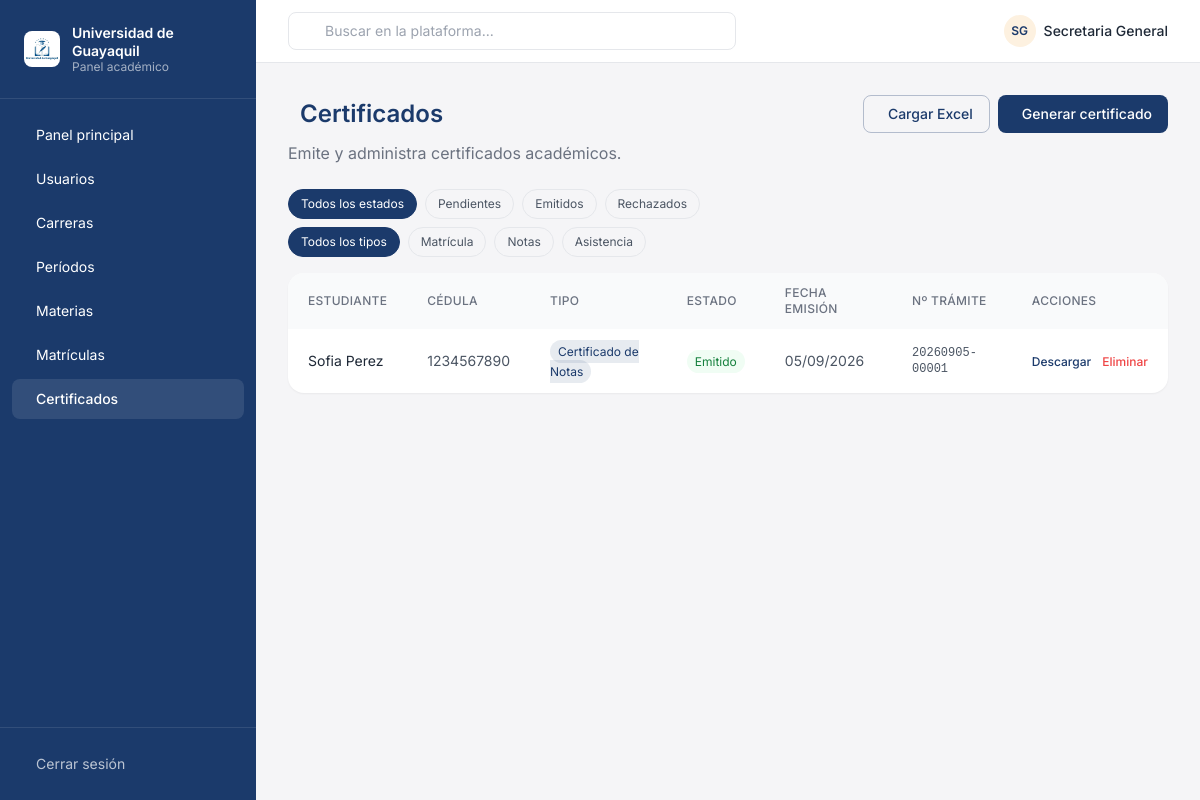
/secretaria/certificados/ (signed in), run on the app's committed database.
### plataforma/models.py (models this page shows, shortened)
class Certificado(models.Model):
    TIPOS = [
        ('matricula', 'Certificado de Matrícula'),
        ('notas', 'Certificado de Notas'),
        ('asistencia', 'Certificado de Asistencia'),
    ]
    ESTADOS = [
        ('Pendiente', 'Pendiente'),
        ('Emitido', 'Emitido'),
        ('Rechazado', 'Rechazado'),
    ]
    estudiante = models.ForeignKey(User, on_delete=models.CASCADE, related_name='certificados')
    carrera = models.ForeignKey(Carrera, on_delete=models.CASCADE)
    tipo = models.CharField(max_length=50, choices=TIPOS)
    estado = models.CharField(max_length=20, choices=ESTADOS, default='Emitido')
    fecha_emision = models.DateField(null=True, blank=True)
    codigo_verificacion = models.CharField(max_length=20, unique=True)
    qr_code = cloudinary.models.CloudinaryField('qr_codes', null=True, blank=True)
    class Meta:
        verbose_name_plural = "Certificados"

class PerfilEstudiante(models.Model):
    user = models.OneToOneField(User, on_delete=models.CASCADE, related_name='perfil_estudiante')
    carrera = models.ForeignKey(Carrera, on_delete=models.CASCADE)
    cedula = models.CharField(max_length=20, unique=True)
    numero_matricula = models.CharField(max_length=20, unique=True)
    fecha_ingreso = models.DateField(auto_now_add=True)
    activo = models.BooleanField(default=True)
    class Meta:
        verbose_name_plural = "Perfiles de Estudiante"

### plataforma/views.py (the view)
        def wrapper(request, *args, **kwargs):
            if not request.user.is_authenticated:
                return redirect('login')
            try:
                perfil = PerfilUsuario.objects.get(user=request.user)
                if perfil.rol not in roles_permitidos:
                    messages.error(request, "❌ No tienes permisos para acceder a esta sección")
                    return redirect('index')
            except PerfilUsuario.DoesNotExist:
                messages.error(request, "❌ Tu perfil no está configurado")
                return redirect('index')
            return view_func(request, *args, **kwargs)

### plataforma/views.py (called while the page is built, shortened)
def rol_requerido(*roles_permitidos):
    def decorator(view_func):
        def wrapper(request, *args, **kwargs):
            if not request.user.is_authenticated:
                return redirect('login')
            try:
                perfil = PerfilUsuario.objects.get(user=request.user)
                if perfil.rol not in roles_permitidos:
                    messages.error(request, "❌ No tienes permisos para acceder a esta sección")
                    return redirect('index')
            except PerfilUsuario.DoesNotExist:
                messages.error(request, "❌ Tu perfil no está configurado")
                return redirect('index')
            return view_func(request, *args, **kwargs)
        return wrapper
    return decorator

@login_required(login_url='login')
@rol_requerido('admin')
def secretaria_certificados(request):
    tipo_filtro = request.GET.get('tipo', '')
    estado_filtro = request.GET.get('estado', '')
    certificados = Certificado.objects.select_related('estudiante').all()
    if tipo_filtro:
        certificados = certificados.filter(tipo=tipo_filtro)
    if estado_filtro:
        certificados = certificados.filter(estado=estado_filtro)
    estudiantes = PerfilEstudiante.objects.select_related('user').filter(activo=True)
    return render(request, 'plataforma/secretaria_certificados.html', {
        'certificados': certificados,
        'estudiantes': estudiantes,
        'tipo_filtro': tipo_filtro,
        'estado_filtro': estado_filtro,
        'total_pendientes': Certificado.objects.filter(estado='Pendiente').count(),
    })

### plataforma/templates/plataforma/secretaria_certificados.html (shortened to what this page needs)
{% extends "plataforma/base.html" %}
{% load static %}
{% block sidebar_links %}
<a href="{% url 'panel_secretaria' %}" class="flex items-center gap-3 px-3 py-2.5 rounded-lg hover:bg-white/10 transition-colors">
   Panel principal
</a>
<a href="{% url 'secretaria_usuarios' %}" class="flex items-center gap-3 px-3 py-2.5 rounded-lg hover:bg-white/10 transition-colors">
   Usuarios
</a>
<a href="{% url 'secretaria_carreras' %}" class="flex items-center gap-3 px-3 py-2.5 rounded-lg hover:bg-white/10 transition-colors">
   Carreras
</a>
<a href="{% url 'secretaria_periodos' %}" class="flex items-center gap-3 px-3 py-2.5 rounded-lg hover:bg-white/10 transition-colors">
   Períodos
</a>
<a href="{% url 'secretaria_materias' %}" class="flex items-center gap-3 px-3 py-2.5 rounded-lg hover:bg-white/10 transition-colors">
   Materias
</a>
<a href="{% url 'secretaria_matriculas' %}" class="flex items-center gap-3 px-3 py-2.5 rounded-lg hover:bg-white/10 transition-colors">
   Matrículas
</a>
<a href="{% url 'secretaria_certificados' %}" class="flex items-center gap-3 px-3 py-2.5 rounded-lg bg-white/10 font-medium">
   Certificados
</a>
{% endblock %}
{% block content %}
<div class="max-w-6xl mx-auto">
    <div class="flex items-center justify-between mb-2">
        <div class="flex items-center gap-3">
            <h1 class="text-2xl font-semibold text-navy">Certificados</h1>
        </div>
        <div class="flex gap-2">
            <button onclick="document.getElementById('modal-carga-masiva').classList.remove('hidden')"
                    class="flex items-center gap-2 border border-navy/30 text-navy text-sm font-medium px-4 py-2 rounded-lg hover:bg-navy/5 transition">
                 Cargar Excel
            </button>
            <button onclick="document.getElementById('modal-nuevo-certificado').classList.remove('hidden')"
                    class="flex items-center gap-2 bg-navy hover:bg-navy/90 text-white text-sm font-medium px-4 py-2 rounded-lg transition">
                 Generar certificado
            </button>
        </div>
    </div>
    <p class="text-gray-500 mb-6">Emite y administra certificados académicos.</p>
    <div class="flex gap-2 mb-2 text-xs">
        <a href="?estado=&tipo={{ tipo_filtro }}" class="px-3 py-1.5 rounded-full border {% if not estado_filtro %}bg-navy text-white border-navy{% else %}border-gray-200 text-gray-600{% endif %}">Todos los estados</a>
        <a href="?estado=Pendiente&tipo={{ tipo_filtro }}" class="px-3 py-1.5 rounded-full border {% if estado_filtro == 'Pendiente' %}bg-amber-500 text-white border-amber-500{% else %}border-gray-200 text-gray-600{% endif %}">Pendientes</a>
        <a href="?estado=Emitido&tipo={{ tipo_filtro }}" class="px-3 py-1.5 rounded-full border {% if estado_filtro == 'Emitido' %}bg-green-600 text-white border-green-600{% else %}border-gray-200 text-gray-600{% endif %}">Emitidos</a>
        <a href="?estado=Rechazado&tipo={{ tipo_filtro }}" class="px-3 py-1.5 rounded-full border {% if estado_filtro == 'Rechazado' %}bg-red-600 text-white border-red-600{% else %}border-gray-200 text-gray-600{% endif %}">Rechazados</a>
    </div>
    <div class="flex gap-2 mb-4 text-xs">
        <a href="?tipo=&estado={{ estado_filtro }}" class="px-3 py-1.5 rounded-full border {% if not tipo_filtro %}bg-navy text-white border-navy{% else %}border-gray-200 text-gray-600{% endif %}">Todos los tipos</a>
        <a href="?tipo=matricula&estado={{ estado_filtro }}" class="px-3 py-1.5 rounded-full border {% if tipo_filtro == 'matricula' %}bg-navy text-white border-navy{% else %}border-gray-200 text-gray-600{% endif %}">Matrícula</a>
        <a href="?tipo=notas&estado={{ estado_filtro }}" class="px-3 py-1.5 rounded-full border {% if tipo_filtro == 'notas' %}bg-navy text-white border-navy{% else %}border-gray-200 text-gray-600{% endif %}">Notas</a>
        <a href="?tipo=asistencia&estado={{ estado_filtro }}" class="px-3 py-1.5 rounded-full border {% if tipo_filtro == 'asistencia' %}bg-navy text-white border-navy{% else %}border-gray-200 text-gray-600{% endif %}">Asistencia</a>
    </div>
    <div class="bg-white rounded-card shadow-sm overflow-hidden">
        <div class="overflow-x-auto">
            <table class="w-full text-sm" id="tabla-certificados">
                <thead class="bg-gray-50 text-gray-500 text-xs uppercase tracking-wide">
                    <tr>
                        <th class="text-left px-5 py-3 font-medium">Estudiante</th>
                        <th class="text-left px-5 py-3 font-medium">Cédula</th>
                        <th class="text-left px-5 py-3 font-medium">Tipo</th>
                        <th class="text-left px-5 py-3 font-medium">Estado</th>
                        <th class="text-left px-5 py-3 font-medium">Fecha emisión</th>
                        <th class="text-left px-5 py-3 font-medium">Nº Trámite</th>
                        <th class="text-left px-5 py-3 font-medium">Acciones</th>
                    </tr>
                </thead>
                <tbody class="divide-y divide-gray-100">
                    {% for c in certificados %}
                    <tr class="hover:bg-gray-50">
                        <td class="px-5 py-3 text-gray-800">{{ c.estudiante.get_full_name }}</td>
                        <td class="px-5 py-3 text-gray-600">{{ c.estudiante.perfil_estudiante.cedula|default:"—" }}</td>
                        <td class="px-5 py-3">
                            <span class="text-xs px-2 py-1 rounded-full bg-navy/10 text-navy">
                                {{ c.get_tipo_display }}
                            </span>
                        </td>
                        <td class="px-5 py-3">
                            {% if c.estado == 'Pendiente' %}
                            <span class="text-xs px-2 py-1 rounded-full bg-amber-50 text-amber-700">Pendiente</span>
                            {% elif c.estado == 'Rechazado' %}
                            <span class="text-xs px-2 py-1 rounded-full bg-red-50 text-red-700">Rechazado</span>
                            {% else %}
                            <span class="text-xs px-2 py-1 rounded-full bg-green-50 text-green-700">Emitido</span>
                            {% endif %}
                        </td>
                        <td class="px-5 py-3 text-gray-600">{{ c.fecha_emision|date:"d/m/Y"|default:"—" }}</td>
                        <td class="px-5 py-3 text-gray-600 font-mono text-xs">{{ c.codigo_verificacion }}</td>
                        <td class="px-5 py-3 text-gray-600 whitespace-nowrap">
                            {% if c.estado == 'Pendiente' %}
                            <form method="post" action="{% url 'secretaria_certificados_procesar' c.id %}" class="inline">
                                {% csrf_token %}
                                <input type="hidden" name="accion" value="aprobar">
                                <button type="submit" class="text-green-600 hover:text-green-800 text-xs font-medium">
                                    <i class="ti ti-check"></i> Aprobar
                                </button>
                            </form>
                            <form method="post" action="{% url 'secretaria_certificados_procesar' c.id %}" class="inline ml-2">
                                {% csrf_token %}
                                <input type="hidden" name="accion" value="rechazar">
                                <button type="submit" class="text-red-500 hover:text-red-700 text-xs font-medium">
                                    <i class="ti ti-x"></i> Rechazar
                                </button>
                            </form>
                            {% else %}
                            <a href="{% url 'descargar_certificado' c.id %}"
                               class="text-navy hover:text-navy/70 text-xs font-medium">
                                 Descargar
                            </a>
                            <button onclick="eliminarCertificado({{ c.id }})"
                                    class="text-red-500 hover:text-red-700 text-xs font-medium ml-2">
                                 Eliminar
                            </button>
                            {% endif %}
                        </td>
                    </tr>
                    {% empty %}
                    <tr><td colspan="7" class="text-center px-5 py-8 text-gray-400">No hay certificados</td></tr>
                    {% endfor %}
                </tbody>
            </table>
        </div>
    </div>
</div>
{% endblock %}

### plataforma/templates/plataforma/base.html (shortened to what this page needs)
{% load static %}
<!DOCTYPE html>
<html lang="es">
<head>
<script src="https://cdn.tailwindcss.com"></script>
<link rel="stylesheet" href="https://cdn.jsdelivr.net/npm/@tabler/icons-webfont@latest/dist/tabler-icons.min.css">
</head>
<body class="min-h-screen text-gray-800">
<div class="flex min-h-screen">
  <aside class="hidden md:flex md:flex-col w-64 bg-navy text-white shrink-0">
    <div class="flex items-center gap-3 px-6 py-6 border-b border-white/10">
      <img src="{% static 'images/logo.jpeg' %}" alt="Logo Universidad de Guayaquil" class="w-9 h-9 rounded-lg object-cover">
      <div>
        <p class="text-sm font-semibold leading-tight">Universidad de Guayaquil</p>
        <p class="text-xs text-white/60 leading-tight">Panel {{ user_role|default:"académico" }}</p>
      </div>
    </div>
    <nav class="flex-1 px-3 py-4 space-y-1 text-sm">
      {% block sidebar_links %}{% endblock %}
    </nav>
    <div class="px-3 py-4 border-t border-white/10 space-y-1 text-sm">
      <a href="{% url 'logout' %}" class="flex items-center gap-3 px-3 py-2.5 rounded-lg hover:bg-white/10 transition-colors text-white/70">
         Cerrar sesión
      </a>
    </div>
  </aside>
  <div class="flex-1 flex flex-col min-w-0">
    <header class="flex items-center justify-between bg-white border-b border-gray-200 px-4 md:px-8 py-3 sticky top-0 z-10">
      <div class="flex-1 max-w-md hidden sm:block">
        <div class="relative">
          <input type="text" placeholder="Buscar en la plataforma..."
                 class="w-full pl-9 pr-3 py-2 text-sm border border-gray-200 rounded-lg focus:outline-none focus:ring-2 focus:ring-navy-light/30">
        </div>
      </div>
      <div class="flex items-center gap-4">
        <div class="flex items-center gap-2">
          <div class="w-8 h-8 rounded-full bg-gold-light flex items-center justify-center text-navy text-xs font-semibold">
            {{ request.user.first_name|slice:":1"|upper }}{{ request.user.last_name|slice:":1"|upper }}
          </div>
          <span class="hidden sm:block text-sm font-medium">{{ request.user.get_full_name|default:request.user.username }}</span>
        </div>
      </div>
    </header>
    <main class="flex-1 p-4 md:p-8">
      {% block content %}{% endblock %}
    </main>
  </div>
</div>
</body>
</html>

### plataforma/templates/plataforma/base.html (style rules this page uses)
body { font-family: 'Inter', sans-serif; background-color: #F5F5F7; }

### data on the page
Certificado: estudiante.get_full_name "Sofia Perez", estudiante.perfil_estudiante.cedula "1234567890", tipo "Certificado de Notas", estado "Emitido", fecha_emision "05/09/2026", codigo_verificacion "20260905-00001"

### other printed values
{{ user_role|default:"académico" }} "académico"
{{ request.user.first_name|slice:":1"|upper }} "S"
{{ request.user.last_name|slice:":1"|upper }} "G"
{{ request.user.get_full_name|default:request.user.username }} "Secretaria General"
